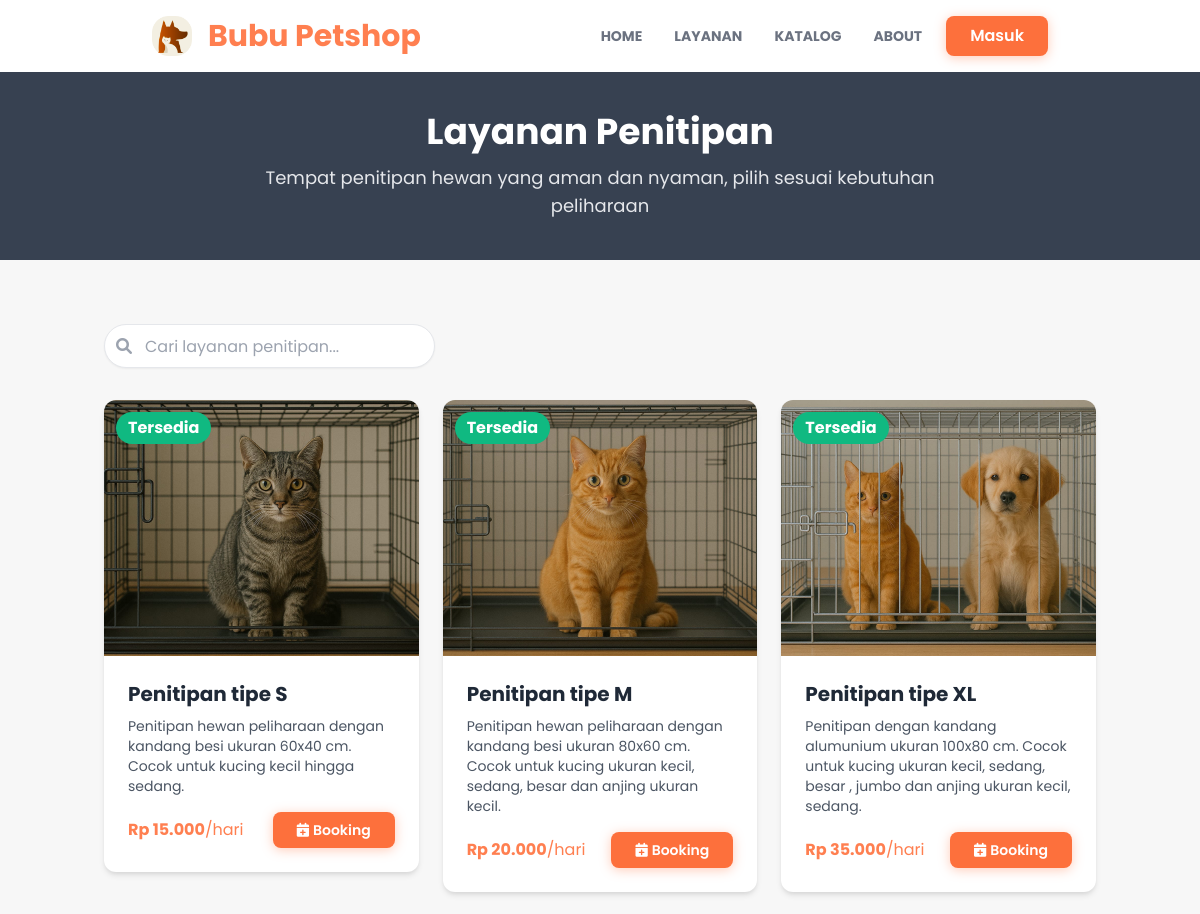
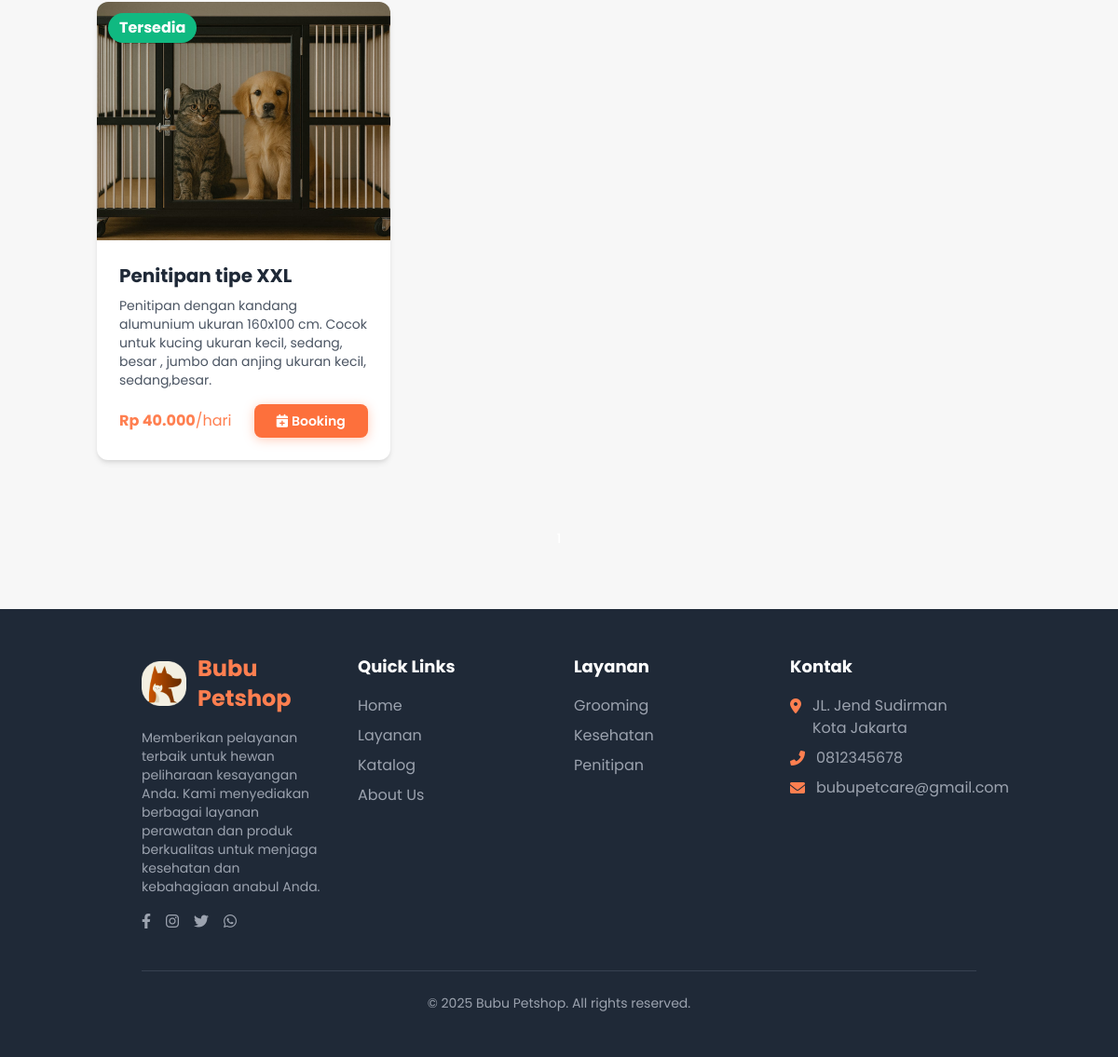
The page /layanan/penitipan on the database as committed earlier (2 pictures, top to bottom).
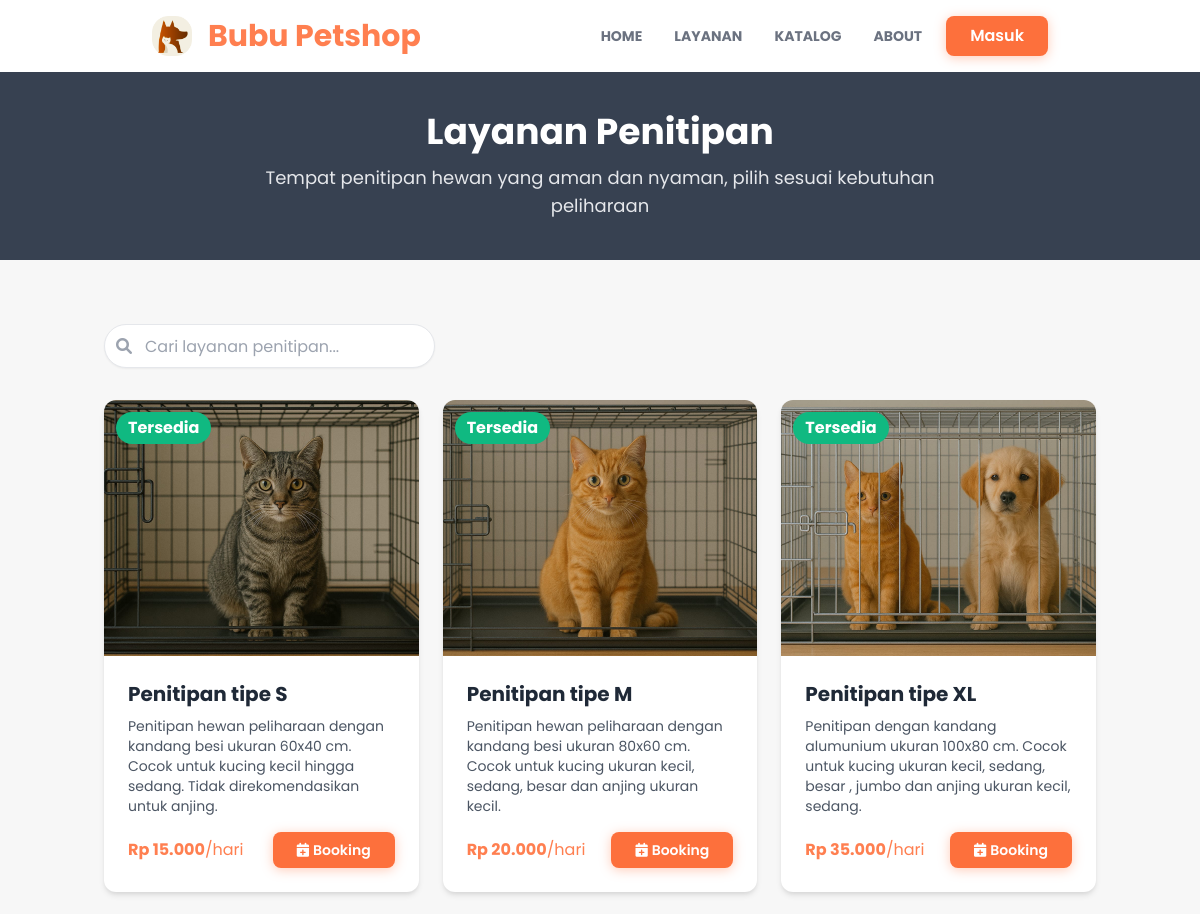
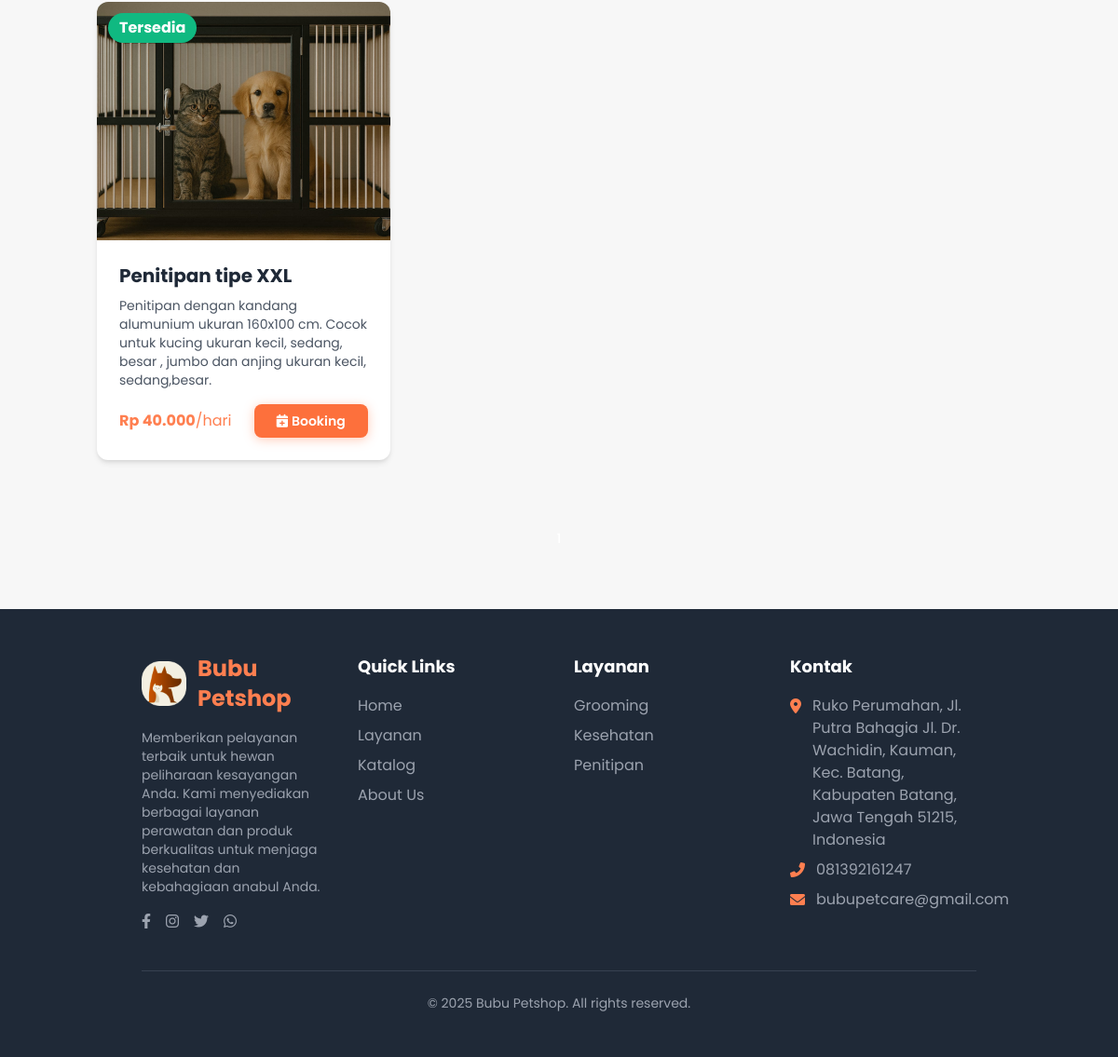
The same page on the database as committed later (2 pictures, top to bottom).
### layanan/models.py (models this page shows, shortened)
class LayananPenitipan(models.Model):
    id_penitipan = models.AutoField(primary_key=True)
    jenis_penitipan = models.CharField(max_length=100)
    harga_penitipan = models.DecimalField(max_digits=8, decimal_places=2)
    kapasitas_penitipan = models.IntegerField()
    deskripsi_penitipan = models.TextField()
    foto_penitipan = models.ImageField(upload_to=layanan_image_upload_path, blank=True, null=True)
    class Meta:
        db_table = 'layanan_penitipan'
        verbose_name_plural = "Layanan Penitipan"

### detailpetcare/models.py (models this page shows, shortened)
class DetailPetcare(models.Model):
    id = models.AutoField(primary_key=True)
    nama_petcare = models.CharField(max_length=50)
    tlp_petcare = models.CharField(max_length=20)
    email_petcare = models.CharField(max_length=100)
    alamat_petcare = models.TextField(blank=True, null=True)
    maps_petcare = models.CharField(max_length=1000, blank=True, null=True)
    deskripsi_petcare = models.TextField(blank=True, null=True)
    rekening_petcare = models.CharField(max_length=100, blank=True, null=True)
    pemilik_rekening = models.CharField(max_length=100, blank=True, null=True)
    nama_bank = models.CharField(max_length=100, blank=True, null=True)
    class Meta:
        db_table = 'detail_petcare'
        verbose_name_plural = "Detail Petcare"

### layanan/views.py (the view)
# urls.py: path("penitipan", views.layanan_penitipan, name="layanan_penitipan"),
def layanan_penitipan(request):
    penitipan_services = LayananPenitipan.objects.all()
    context = {
        'title': "Layanan Penitipan",
        'penitipan_services': penitipan_services,
    }
    return render(request, 'layanan/penitipan.html', context)

### user/context_processors.py (called while the page is built)
def detail_petcare(request):
    try:
        detail = DetailPetcare.objects.first()
    except Exception:
        detail = None
    return {'detail_petcare': detail}

def current_route(request):
    match = request.resolver_match
    return {
        'namespace': match.namespace if match else '',
        'url_name': match.url_name if match else ''
    }

### templates/layanan/penitipan.html (shortened to what this page needs)
{% extends "base.html" %}{% load static %}
{% load humanize %}
{% block content %}
<div class="bg-gray-700 py-10 px-4 relative">
  <div class="container mx-auto text-center">
    <h1 class="text-2xl sm:text-3xl md:text-4xl font-bold text-white mb-3 leading-tight">
      Layanan Penitipan
    </h1>
    <p class="text-sm sm:text-base md:text-lg text-gray-200 max-w-2xl mx-auto leading-relaxed">
      Tempat penitipan hewan yang aman dan nyaman, pilih sesuai kebutuhan peliharaan
    </p>
  </div>
</div>
<section class="py-16">
  <div class="container mx-auto px-4">
    <div class="flex flex-col md:flex-row justify-between items-center mb-8">
      <div class="w-full md:w-1/3 mb-4 md:mb-0">
        <div class="search-container">
          <input type="text" id="service-search" class="search-input" placeholder="Cari layanan penitipan...">
        </div>
      </div>
    </div>
    <div
      class="grid grid-cols-1 xs:grid-cols-1 sm:grid-cols-2 lg:grid-cols-3 xl:grid-cols-4 gap-3 sm:gap-4 md:gap-6 mb-10"
      id="service-grid">
      {% for service in penitipan_services %}
      <div class="service-card group">
        <div class="bg-white rounded-xl overflow-hidden shadow-md hover:shadow-xl transition-all duration-300">
          <div class="relative">
            {% if service.kapasitas_penitipan > 0 %}
            <span
              class="absolute top-2 left-2 md:top-3 md:left-3 z-10 bg-green-500 text-white text-[10px] xs:text-xs font-bold px-2 py-0.5 md:px-3 md:py-1 rounded-full">Tersedia</span>
            {% else %}
            <span
              class="absolute top-2 left-2 md:top-3 md:left-3 z-10 bg-red-500 text-white text-[10px] xs:text-xs font-bold px-2 py-0.5 md:px-3 md:py-1 rounded-full">Penuh</span>
            {% endif %}
            <div class="relative overflow-hidden">
              {% if service.foto_penitipan %}
              <img src="{{ service.foto_penitipan.url }}" alt="{{ service.jenis_penitipan }}"
                class="w-full h-36 sm:h-48 md:h-56 lg:h-64 object-cover transform group-hover:scale-105 transition-transform duration-300 {% if service.kapasitas_penitipan == 0 %}opacity-70{% endif %}" />
              {% else %}
              <div class="w-full h-36 sm:h-48 md:h-56 lg:h-64 bg-orange-100 flex items-center justify-center">
                <i class="fas fa-home text-orange-300 text-3xl md:text-5xl"></i>
              </div>
              {% endif %}
            </div>
          </div>
          <div class="p-3 xs:p-4 md:p-6">
            <h3 class="text-sm xs:text-base md:text-lg lg:text-xl font-bold text-gray-800 mb-1 md:mb-2 line-clamp-2">
              {{ service.jenis_penitipan }}
            </h3>
            <p class="text-xs md:text-sm text-gray-600 mb-2 md:mb-4 line-clamp-2 sm:line-clamp-3">
              {{ service.deskripsi_penitipan }}</p>
            <div class="flex xs:flex-col md:flex-row justify-between items-center mt-2 md:mt-4">
              <p class="text-md font-bold text-orange-theme">
                Rp {{ service.harga_penitipan|floatformat:0|intcomma }}<span class="text-[10px] xs:text-xs font-normal">/hari</span>
              </p>
              {% if service.kapasitas_penitipan > 0 %}
              <a href="{% url 'bookinglayanan:tambah_booking' %}?tipe=sitting&id={{ service.id_penitipan }}"
                class="bg-orange-500 btn-modern hover:bg-orange-600 text-white text-[10px] xs:text-xs md:text-sm font-medium rounded-md px-2 py-1 xs:px-2.5 md:px-3 md:py-1.5 flex items-center transition duration-300">
                <i class="fas fa-calendar-plus mr-1"></i>Booking
              </a>
              {% else %}
              <span class="text-red-500 text-[10px] xs:text-xs md:text-sm font-medium">Tidak Tersedia</span>
              {% endif %}
            </div>
          </div>
        </div>
      </div>
      {% endfor %}
    </div>
    <div class="flex justify-center mt-10">
      <ul class="pagination" id="pagination">
      </ul>
    </div>
  </div>
</section>
{% endblock content %}

### templates/snippets/navbar.html (shortened to what this page needs)
{% load static %}
<nav id="navbar" class="bg-white py-4 shadow-md transition-all duration-300 ease-in-out">
  <div class="container mx-auto px-8 md:px-16 flex items-center">
    <a href="{% url 'home:index' %}" class="flex items-center flex-shrink-0">
      <img src="{% static 'base-img/icon.png' %}" alt="Bubu Petshop Logo" class="w-8 md:w-10 mr-2 md:mr-4" />
      <span class="text-xl md:text-3xl font-bold text-orange-theme rounded-md">{{ detail_petcare.nama_petcare }}</span>
    </a>
    <div id="navbar-menu" class="navbar-menu hidden lg:flex lg:items-center lg:w-auto w-full">
      <div class="text-sm lg:flex lg:mr-4">
        <a href="{% url 'home:index' %}"
          class="block mt-4 lg:inline-block lg:mt-0 text-gray-500 font-bold uppercase hover-text-orange-theme mr-4 p-2 rounded-md transition-colors duration-200 {% if namespace == 'home' %}text-orange-theme{% endif %}">HOME</a>
        <a href="{% url 'home:index' %}#layanan"
          class="block mt-4 lg:inline-block lg:mt-0 text-gray-500 font-bold uppercase hover-text-orange-theme mr-4 p-2 rounded-md transition-colors duration-200">LAYANAN
          <a href="{% url 'home:index' %}#katalog"
            class="block mt-4 lg:inline-block lg:mt-0 text-gray-500 font-bold uppercase hover-text-orange-theme mr-4 p-2 rounded-md transition-colors duration-200">KATALOG</a>
          <a href="{% url 'home:index' %}#about"
            class="block mt-4 lg:inline-block lg:mt-0 text-gray-500 font-bold uppercase hover-text-orange-theme p-2 rounded-md transition-colors duration-200">ABOUT</a>
      </div>
      <div id="auth-section" class="user-auth-section w-full lg:w-auto flex justify-center items-center mt-4 lg:mt-0">
        {% if not user.is_authenticated %}
        <a href="{% url 'user:login' %}" class="btn-modern">
          Masuk
        </a>
        {% endif %}
      </div>
    </div>
  </div>
</nav>

### templates/snippets/footer.html
{% load static %}
<footer class="bg-gray-800 text-white py-12">
  <div class="container mx-auto px-4 md:px-8 lg:px-16">
    <div class="grid grid-cols-1 md:grid-cols-2 lg:grid-cols-4 gap-8">
      <div class="col-span-1 md:col-span-2 lg:col-span-1">
        <div class="flex items-center mb-4">
          <img src="{% static 'base-img/icon.png' %}" alt="Bubu Petshop Logo" class="w-12 mr-3">
          <span class="text-2xl font-bold text-orange-theme">{{ detail_petcare.nama_petcare }}</span>
        </div>
        <p class="text-sm text-gray-400 mb-4">
          Memberikan pelayanan terbaik untuk hewan peliharaan kesayangan Anda. Kami menyediakan berbagai layanan
          perawatan dan produk berkualitas untuk menjaga kesehatan dan kebahagiaan anabul Anda.
        </p>
        <div class="flex space-x-4">
          <a href="#" class="text-gray-400 hover:text-orange-theme transition-colors duration-300">
            <i class="fab fa-facebook-f"></i>
          </a>
          <a href="#" class="text-gray-400 hover:text-orange-theme transition-colors duration-300">
            <i class="fab fa-instagram"></i>
          </a>
          <a href="#" class="text-gray-400 hover:text-orange-theme transition-colors duration-300">
            <i class="fab fa-twitter"></i>
          </a>
          <a href="#" class="text-gray-400 hover:text-orange-theme transition-colors duration-300">
            <i class="fab fa-whatsapp"></i>
          </a>
        </div>
      </div>
      <div>
        <h3 class="text-lg font-bold mb-4 text-white">Quick Links</h3>
        <ul class="space-y-2">
          <li><a href="{% url 'home:index' %}"
              class="text-gray-400 hover:text-orange-theme transition-colors duration-300">Home</a>
          </li>
          <li><a href="{% url 'home:index' %}#layanan"
              class="text-gray-400 hover:text-orange-theme transition-colors duration-300">Layanan</a>
          </li>
          <li><a href="{% url 'home:index' %}#katalog"
              class="text-gray-400 hover:text-orange-theme transition-colors duration-300">Katalog</a>
          </li>
          <li><a href="{% url 'home:index' %}#about"
              class="text-gray-400 hover:text-orange-theme transition-colors duration-300">About Us</a>
          </li>
        </ul>
      </div>
      <div>
        <h3 class="text-lg font-bold mb-4 text-white">Layanan</h3>
        <ul class="space-y-2">
          <li><a href="{% url 'bookinglayanan:index' %}"
              class="text-gray-400 hover:text-orange-theme transition-colors duration-300">Grooming</a></li>
          <li><a href="{% url 'bookinglayanan:index' %}"
              class="text-gray-400 hover:text-orange-theme transition-colors duration-300">Kesehatan</a></li>
          <li><a href="{% url 'bookinglayanan:index' %}"
              class="text-gray-400 hover:text-orange-theme transition-colors duration-300">Penitipan</a></li>
        </ul>
      </div>
      <div>
        <h3 class="text-lg font-bold mb-4 text-white">Kontak</h3>
        <ul class="space-y-2">
          <li class="flex items-start">
            <i class="fas fa-map-marker-alt text-orange-theme mt-1 mr-3"></i>
            <span class="text-gray-400">{{detail_petcare.alamat_petcare}}</span>
          </li>
          <li class="flex items-center">
            <i class="fas fa-phone-alt text-orange-theme mr-3"></i>
            <span class="text-gray-400">{{ detail_petcare.tlp_petcare }}</span>
          </li>
          <li class="flex items-center">
            <i class="fas fa-envelope text-orange-theme mr-3"></i>
            <span class="text-gray-400">{{ detail_petcare.email_petcare }}</span>
          </li>
        </ul>
      </div>
    </div>
    <div class="border-t border-gray-700 mt-10 pt-6 text-center text-gray-400 text-sm">
      <p>&copy; 2025 Bubu Petshop. All rights reserved.</p>
    </div>
  </div>
</footer>

Rows that differ between the two databases and show on the page:
changed DetailPetcare "Bubu Petshop": alamat_petcare "JL. Jend Sudirman Kota Jakarta" → "Ruko Perumahan, Jl. Putra Bahagia Jl. Dr. Wachidin, Kauman, Kec. Batang, Kabupaten Batang, Jawa Tengah 51215, Indonesia"; tlp_petcare "0812345678" → "081392161247"
changed LayananPenitipan "Penitipan tipe S": deskripsi_penitipan "Penitipan hewan peliharaan dengan kandang besi ukuran 60x40 cm. Cocok untuk kucing kecil hingga sedang." → "Penitipan hewan peliharaan dengan kandang besi ukuran 60x40 cm. Cocok untuk kucing kecil hingga sedang. Tidak direkomendasikan untuk anjing."
